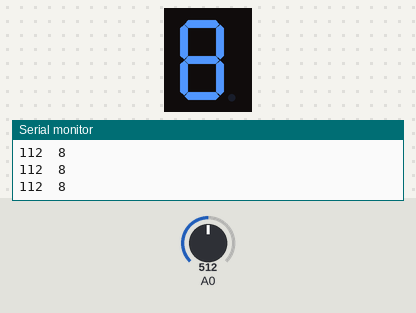
A sketch run on a simulated Arduino Uno, built with avr-gcc and run on an emulated ATmega328P. Shown: 1-digit seven-segment display, the last lines printed to the serial monitor. Wiring (inferred from the names in the program): 1-digit 7-segment display, segments lit when HIGH: segments pin 6, pin 7, pin 8, pin 9, pin 10, pin 11, pin 12. The inputs (shaded band) are chosen by the test bench; at power-on: A0 = 512. The segment pins are drawn as the display they are named for.

Above: at 1.2 s.
1.3 s: A0 set to 484
2.8 s: A0 set to 459
At 3.2 s:
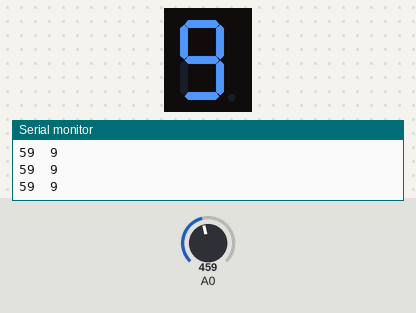
4.3 s: A0 set to 341
7.3 s: A0 set to 317
At 7.7 s:
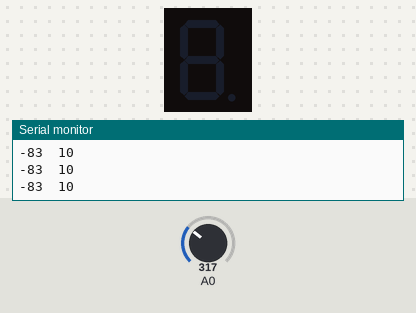
8.8 s: A0 set to 716
At 10.0 s:
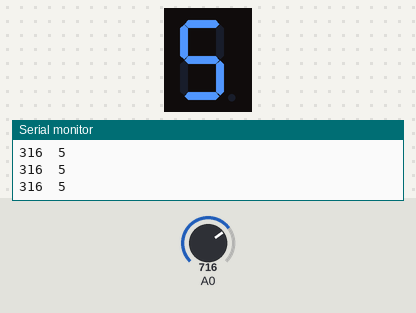
10.3 s: A0 set to 688
11.8 s: A0 set to 668
At 12.5 s:
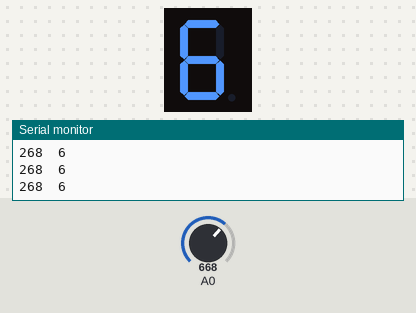
Timing chart, 0 to 14.3 s (numbered marks = the images above; inputs shaded):
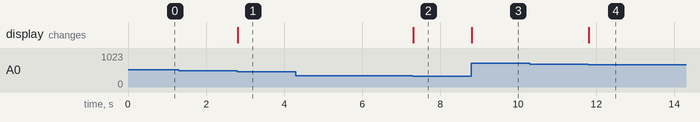

The sketch:

bcd.ino
```cpp
/*
Agung Dwi Prasetyo
G64130073
*/
// bits representing segments A through G (and decimal point) for numerals 0-9
const byte numeral[10] = {
  //ABCDEFG /dp
  B11111110, // 0
  B10110000, // 1
  B11101101, // 2
  B11111001, // 3
  B10110011, // 4
  B11011011, // 5
  B11011111, // 6
  B11110000, // 7
  B11111111, // 8
  B11111011, // 9
};
// pins for decimal point and each segment
// dp,G,F,E,D,C,B,A
const int segmentPins[8] = { 12,11,10,9,8,7,6};

void setup(){
  Serial.begin(9600);
  for(int i=0; i < 8; i++){
    pinMode(segmentPins[i], OUTPUT); // set segment and DP pins to output
  }
}

void loop(){
  int sensor = analogRead(A0) - 400;
  int angka = map(sensor,0,623,9,0);
  //for(int i=0; i <10; i++){
    showDigit(angka);
  Serial.print(sensor);
  Serial.print("\t");
  Serial.println(angka);
    //delay(1000);
  //}
  //delay(2000); // pause two seconds with the display off
}

void showDigit( int number){
  boolean isBitSet;
  for(int segment = 0; segment < 8; segment++){
    if( number < 0 || number > 9){
      isBitSet = 0; // turn off all segments
    }
    else{
      // isBitSet will be true if given bit is 1
      isBitSet = bitRead(numeral[number], segment);
    }
    //isBitSet = ! isBitSet; // remove this line if common cathode display
    digitalWrite( segmentPins[segment], isBitSet);
  }
}
```

Measured:
- after the input at 2.8 s, the display: changes at once (image 1)
- after the input at 7.3 s, the display: changes at once (image 2)
- after the input at 8.8 s, the display: changes at once (image 3)
- after the input at 11.8 s, the display: changes at once (image 4)
